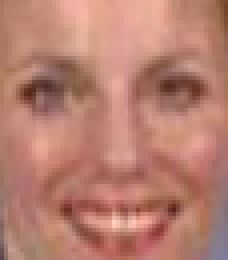
%> input picture query1.png, 57 x 65 px (shown 4 times larger)
$ octave relation.m   (GNU Octave 9; MATLAB toolbox functions it lacks are replaced by stand-ins)
%> lines starting %> are read from the running program, lines starting %| are printed output that depends on the picture
query = imread('query1.png');
%> query is the input picture: size 65x57x3 uint8; mean R, G, B 183.8, 127, 112
target = imread('target_01.jpg');
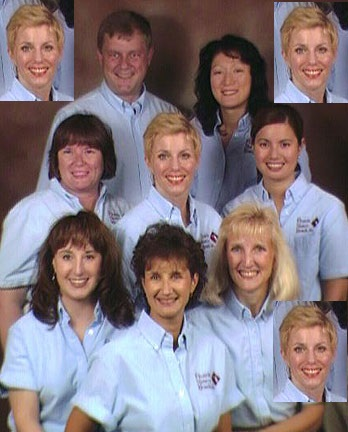
%> input picture target_01.jpg, 348 x 432 px
%> target is the input picture: size 432x348x3 uint8; mean R, G, B 131.2, 118.7, 124.7
query = rgb2gray(query);
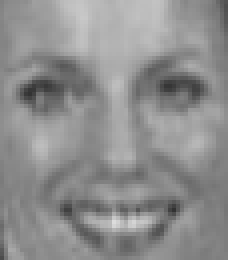
%> query: size 65x57 uint8 (shown 4 times larger); min 50, max 220, mean 142.3
target = rgb2gray(target);
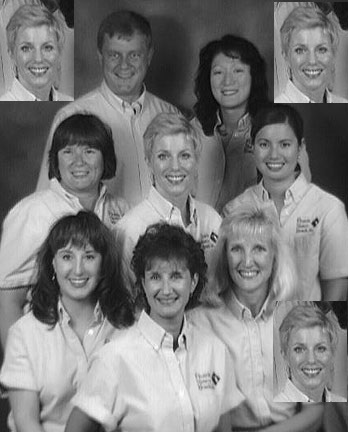
%> target: size 432x348 uint8; min 1, max 253, mean 123.1

%change to double
query_d = im2double(query);
target_d = im2double(target);

[m, n] = size(query_d);
%> m = 65; n = 57
[M, N] = size(target_d);
%> M = 432; N = 348

size_m = M - m;
%> size_m = 367
size_n = N - n;
%> size_n = 291
result = zeros(size_m, size_n);

for i = 1 : size_m
    for j = 1 : size_n
        target_i_j = target_d(i:m + i - 1, j:n + j - 1);
        result(i, j) = query_d(:)' * target_i_j(:);
    end
end
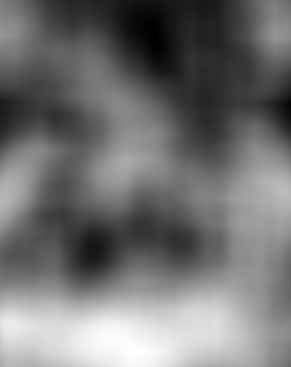
%> result: size 367x291 double; min 364.8, max 1788.4, mean 1004.4; drawn with min black and max white
